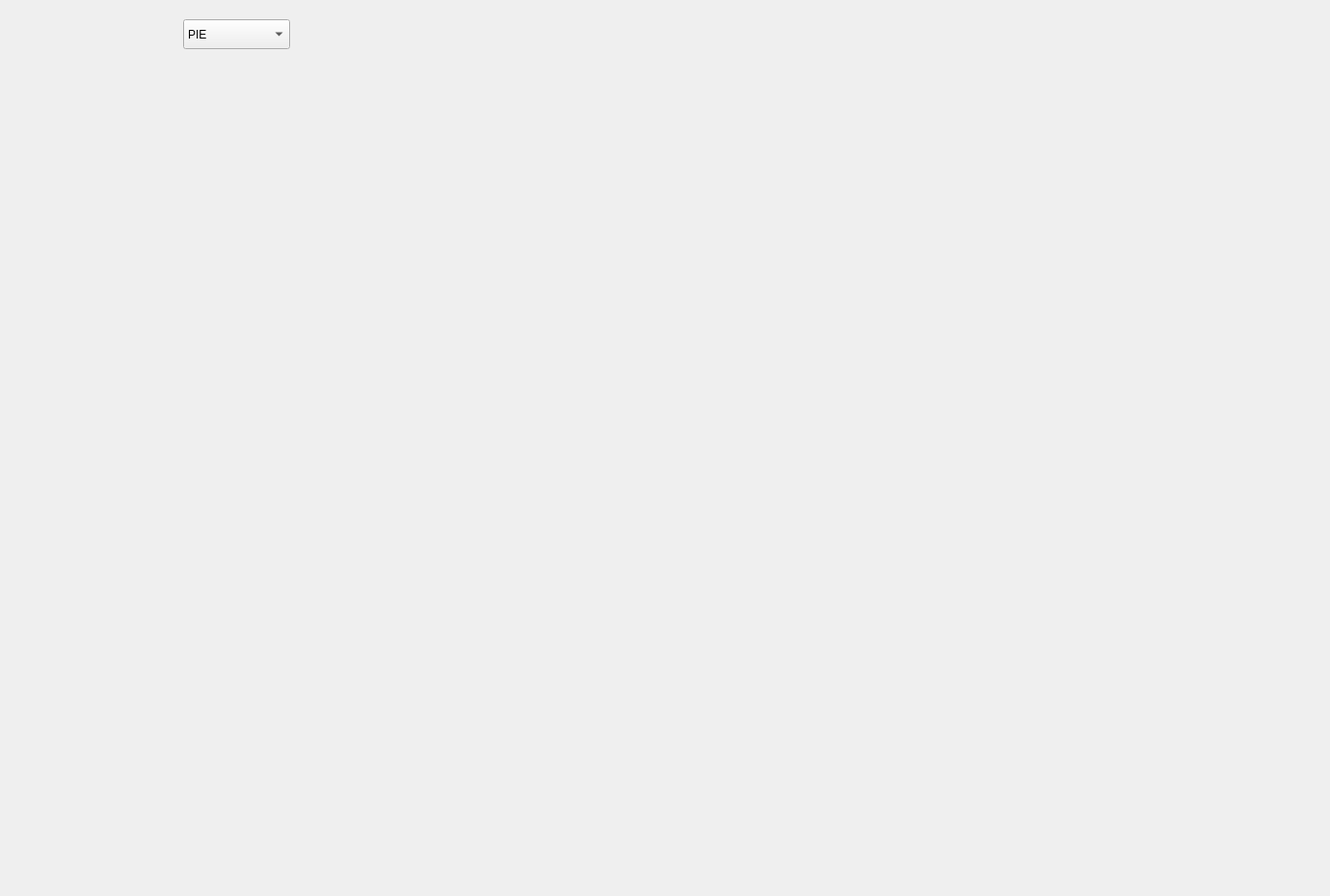
     <widget class="QWidget" name="tab_8">
      <attribute name="title">
       <string>FN</string>
      </attribute>
      <widget class="QLabel" name="label_18">
       <property name="geometry">
        <rect>
         <x>-220</x>
         <y>-210</y>
         <width>1371</width>
         <height>921</height>
        </rect>
       </property>
       <property name="text">
        <string/>
       </property>
       <property name="pixmap">
        <pixmap>../../ttt/back.jpg</pixmap>
       </property>
      </widget>
      <widget class="QComboBox" name="types">
       <property name="geometry">
        <rect>
         <x>190</x>
         <y>20</y>
         <width>111</width>
         <height>31</height>
        </rect>
       </property>
       <item>
        <property name="text">
         <string>PIE</string>
        </property>
       </item>
       <item>
        <property name="text">
         <string>BARRE</string>
        </property>
       </item>
      </widget>
      <widget class="QLabel" name="label_71">
       <property name="geometry">
        <rect>
         <x>360</x>
         <y>10</y>
         <width>71</width>
         <height>61</height>
        </rect>
       </property>
       <property name="text">
        <string/>
       </property>
       <property name="pixmap">
        <pixmap>:/sounds/PNG Files/64x64/stats.png</pixmap>
       </property>
      </widget>
      <widget class="QLabel" name="label_73">
       <property name="geometry">
        <rect>
         <x>70</x>
         <y>10</y>
         <width>71</width>
         <height>61</height>
        </rect>
       </property>
       <property name="text">
        <string/>
       </property>
       <property name="pixmap">
        <pixmap>:/sounds/PNG Files/64x64/stats-up.png</pixmap>
       </property>
      </widget>
      <widget class="QWidget" name="wid_2" native="true">
       <property name="geometry">
        <rect>
         <x>0</x>
         <y>89</y>
         <width>751</width>
         <height>281</height>
        </rect>
       </property>
       <widget class="QLabel" name="lab_11">
        <property name="geometry">
         <rect>
          <x>0</x>
          <y>5</y>
          <width>891</width>
          <height>351</height>
         </rect>
        </property>
        <property name="text">
         <string/>
        </property>
       </widget>
      </widget>
     </widget>
